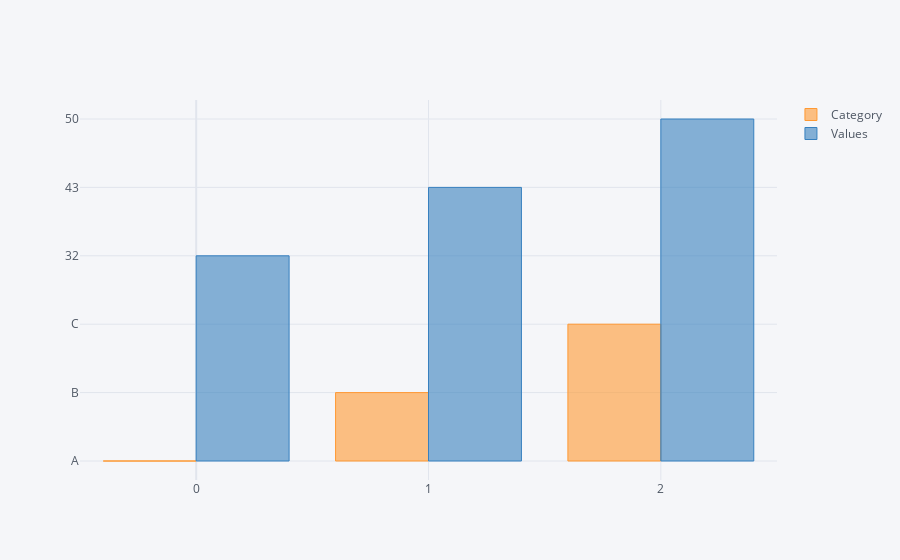

The notebook cell this image was saved under:
### Code cell
df2.iplot(kind='bar')

### Figure 1 — Plotly figure (JSON) as saved in the notebook; plotly's stock layout.template omitted (floating-point values rounded to 4 significant figures)
{"data": [{"marker": {"color": "rgba(255, 153, 51, 0.6)", "line": {"color": "rgba(255, 153, 51, 1.0)", "width": 1}}, "name": "Category", "orientation": "v", "text": "", "type": "bar", "x": [0, 1, 2], "y": ["A", "B", "C"]}, {"marker": {"color": "rgba(55, 128, 191, 0.6)", "line": {"color": "rgba(55, 128, 191, 1.0)", "width": 1}}, "name": "Values", "orientation": "v", "text": "", "type": "bar", "x": [0, 1, 2], "y": [32, 43, 50]}], "layout": {"legend": {"bgcolor": "#F5F6F9", "font": {"color": "#4D5663"}}, "paper_bgcolor": "#F5F6F9", "plot_bgcolor": "#F5F6F9", "title": {"font": {"color": "#4D5663"}}, "xaxis": {"gridcolor": "#E1E5ED", "showgrid": true, "tickfont": {"color": "#4D5663"}, "title": {"font": {"color": "#4D5663"}, "text": ""}, "zerolinecolor": "#E1E5ED"}, "yaxis": {"gridcolor": "#E1E5ED", "showgrid": true, "tickfont": {"color": "#4D5663"}, "title": {"font": {"color": "#4D5663"}, "text": ""}, "zerolinecolor": "#E1E5ED"}}}
